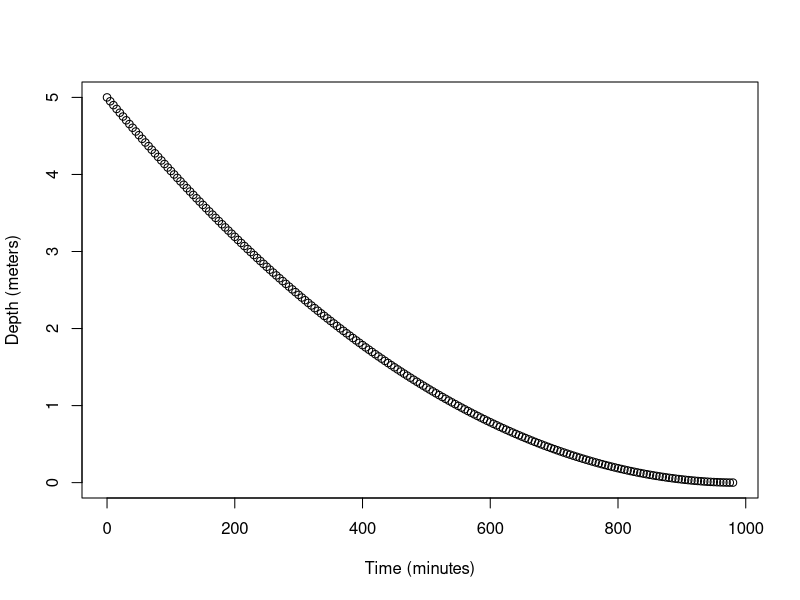

Write R code to recreate this figure.
 # Time to Drain Model
 AreaTank<-987
 AreaPipe<-1
 alpha<-sqrt(2*9.8)*AreaPipe/AreaTank
 z<-numeric(0)  # define the depth array
 z[1]<-5.0 # initial depth
 dt<-5.0 # time step size
 dzdt<-function(alpha,depth){if(depth >= 0.001)alpha*sqrt(depth) else 0}
 for (i in 1:500){z[i+1]=z[i]-dt*dzdt(alpha,z[i])}
 time<-seq(0,500)*dt
 plot(time[1:197],z[1:197],xlab="Time (minutes)",ylab="Depth (meters)")